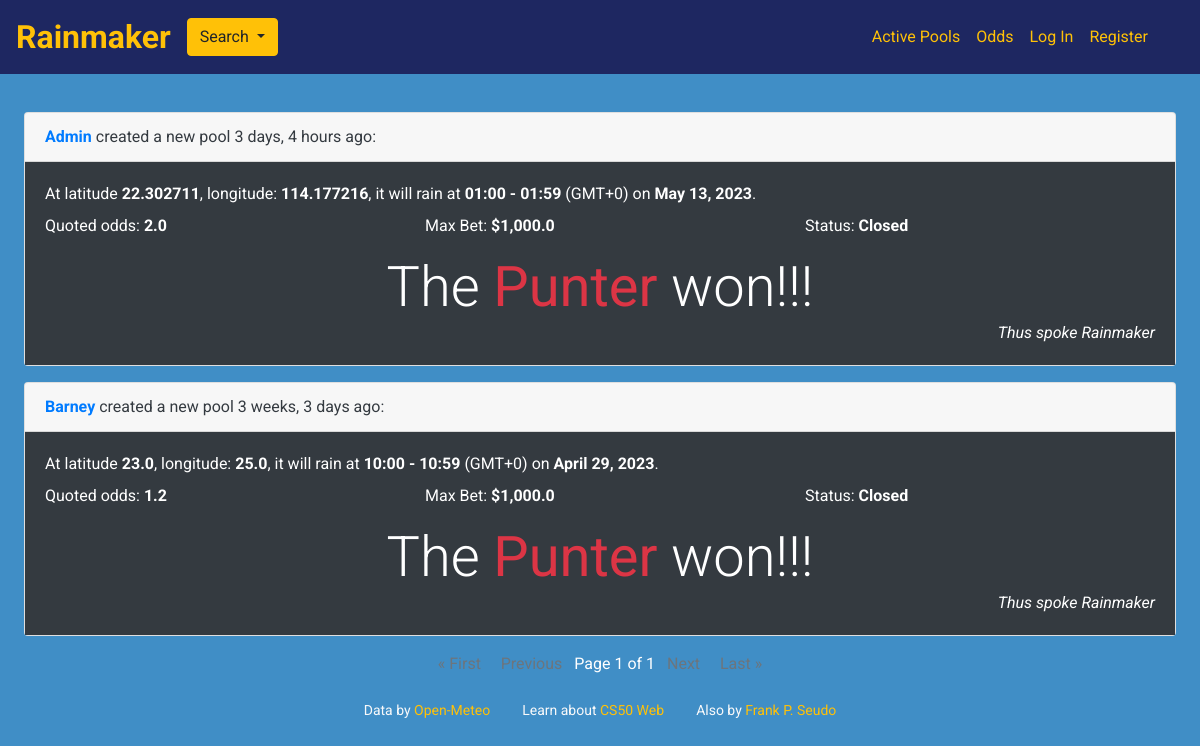
The page / on the database its author committed.
### gambling/models.py (models this page shows, shortened)
class Pool(models.Model):
    house = models.ForeignKey(User, on_delete=models.CASCADE)
    odds = models.FloatField()
    long = models.FloatField()
    lat = models.FloatField()
    date = models.DateField()
    hour = models.IntegerField()
    max_bet = models.FloatField()
    active = models.BooleanField(default=True)
    winner = models.CharField(max_length=6, choices=WINNERS, null=True, blank=True)
    timestamp = models.DateTimeField(default=datetime.datetime.now)
    keyword = models.CharField(max_length=500, null=True, blank=True)

class User(AbstractUser):
    balance = models.FloatField(default=0)
    pass

### gambling/views.py (the view)
# urls.py: path("", views.index, name="index"),
def index(request):
    pools = Pool.objects.all()
    return renderIndex(request, pools, TIME_SLOTS)

### gambling/helpers.py (called while the page is built, shortened)
def sortAndProcess(request, pools, TIME_SLOTS):
    pools = sorted(pools, key=lambda pool: pool.timestamp, reverse=True)
    if pools:
        for pool in pools:
            if pool.hour > 0:
                pool.timeslot = TIME_SLOTS[pool.hour-1][1]
            else:
                pool.timeslot = TIME_SLOTS[23][1]
    return pools

def renderIndex(request, pools, TIME_SLOTS):
    pools = sortAndProcess(request, pools, TIME_SLOTS)
    paginator = Paginator(pools, 5)
    page_number = request.GET.get('page')
    if page_number is None:
        page_number = 1
    pools = paginator.get_page(page_number)
    return render(request, "gambling/index.html", {
        "pools": pools,
    })

### gambling/templates/gambling/index.html (shortened to what this page needs)
{% extends "gambling/layout.html" %}
{% load humanize %}
{% block body %}
  {% for pool in pools %}
  <div class="card mb-3 text-dark">
      <p class="card-header"><span class="text-primary font-weight-bold">{{ pool.house }}</span> created a new pool {{ pool.timestamp | naturaltime}}:</p>
      <div class="card-body {% if pool.active %}bg-white text-dark{% else %}bg-dark text-white{% endif %}" id="card-{{ pool.id }}">
          <div class="card-text mb-2">At latitude <span class="font-weight-bold">{{ pool.lat}}</span>, longitude: <span class="font-weight-bold">{{ pool.long }}</span>, it will rain at <span class="font-weight-bold">{{ pool.timeslot}}</span> (GMT+0) on <span class="font-weight-bold">{{ pool.date}}</span>.</div>
          <div class="row">
            <div class="col-4">Quoted odds: <span class="font-weight-bold">{{ pool.odds }}</span></div>
            <div class="col-4">Max Bet: <span class="font-weight-bold">${{ pool.max_bet |intcomma }}</span></div>
            <div class="col-4">Status: <span data-status="{{ pool.active }}" data-lat="{{ pool.lat }}" data-long="{{ pool.long }}" data-date="{{ pool.date }}" data-hour="{{ pool.hour }}" data-pool="{{ pool.id }}" class="font-weight-bold pool-status" id="span-{{ pool.id }}">{% if pool.active %}Open{% else %}Closed{% endif %}</span></div>
          </div>
          <div class="d-flex justify-content-between pt-2">
          </div>
          {% if pool.winner %}
            <div class="">
              <p class='display-4 mt-2 mb-0 text-center'>The <strong class='text-danger'>{{ pool.winner }}</strong> won!!!</p>
              <p class="text-right m-0 font-italic">Thus spoke Rainmaker</p>
            </div>
          {% endif %}
    </div>
  </div>
  {% empty %}
    <p class="display-4 text-center">No pools were found.</p>
  {% endfor %}
  {% if pools %}
  <div class="pagination justify-content-center">
      <span class="step-links">
          <a {% if pools.has_previous %} class="text-warning" href="?page=1" {% else %} class="text-muted disabled-link" {% endif %}>&laquo; First </a>
          <span>&nbsp; &nbsp;</span>
          <a {% if pools.has_previous %} class="text-warning" href="?page={{ pools.previous_page_number }}" {% else %} class="text-muted disabled-link" {% endif %}>Previous</a>
          <span class="current mx-2">
              Page {{ pools.number }} of {{ pools.paginator.num_pages }}
          </span>
          <a {% if pools.has_next %} class="text-warning" href="?page={{ pools.next_page_number }}" {% else %} class="text-muted disabled-link" {% endif %}>Next</a>
          <span>&nbsp; &nbsp;</span>
          <a {% if pools.has_next %} class="text-warning" href="?page={{ pools.paginator.num_pages }}" {% else %} class="text-muted disabled-link" {% endif %}> Last &raquo;</a>
      </span>
  </div>
  {% endif %}
{% endblock %}

### gambling/templates/gambling/layout.html (shortened to what this page needs)
{% load static %}
<!DOCTYPE html>
<html lang="en">
    <head>
        <link rel="stylesheet" href="https://cdn.jsdelivr.net/npm/bootstrap@4.6.2/dist/css/bootstrap.min.css">
    </head>
    <body>
        <nav class="navbar navbar-expand-md navbar-dark navbar-custom mb-3 text-light fixed-top">
            <div class="container px-0 mx-0">
                <a href="{% url 'index' %}" class="navbar-brand font-weight-bold brand-font text-warning">Rainmaker</a>
                <div class="collapse navbar-collapse" id="navbarNavDropdown">
                    <div class="dropdown">
                        <button class="btn btn-warning dropdown-toggle" type="button" id="dropdownMenuButton" data-toggle="dropdown" aria-haspopup="true" aria-expanded="false">
                          Search
                        </button>
                    </div>
                    <ul class="navbar-nav ml-auto">
                        <li class="nav-item">
                        <a class="nav-link text-warning" href="{% url 'active' %}">Active Pools</a>
                        </li>
                        <li class="nav-item">
                            <a class="nav-link text-warning" href="{% url 'odds' %}">Odds</a>
                        </li>
                        {% if user.is_authenticated %}
                            <li class="nav-item">
                                <a class="nav-link text-warning" href="{% url 'profile' %}">My Profile</a>
                            </li>
                            <li class="nav-item">
                                <a class="nav-link text-warning" href="{% url 'watchlist' %}"><span id="watch-count" class="badge badge-primary align-text-top">{{ user.watchings }}</span> Watchlist</a>
                            </li>
                            <li class="nav-item">
                                <a class="nav-link text-warning" href="{% url 'logout' %}">Log Out</a>
                            </li>
                        {% else %}
                            <li class="nav-item">
                                <a class="nav-link text-warning" href="{% url 'login' %}">Log In</a>
                            </li>
                            <li class="nav-item">
                                <a class="nav-link text-warning" href="{% url 'register' %}">Register</a>
                            </li>
                        {% endif %}
                    </ul>
                </div>
            </div>
        </nav>
        <main class="m-4">
            {% block body %}
            {% endblock %}
        </main>
        <footer class="mb-3 small d-flex justify-content-center text-light">
            <div class="mx-3">Data by <a href="https://open-meteo.com/" target="_blank"><span class="text-warning">Open-Meteo</span></a></div>
            <div class="mx-3">Learn about <a href="https://www.edx.org/course/cs50s-web-programming-with-python-and-javascript" target="_blank" class="text-warning">CS50 Web</a></div>
            <div class="mx-3">Also by <a href="https://frankpseudo.com/" target="_blank" class="text-warning">Frank P. Seudo</a></div>
        </footer>
    </body>
</html>

### gambling/templates/gambling/layout.html (style rules this page uses)
body { background-color: #408EC6; color: white; font-family: 'Roboto', sans-serif; padding-top: 5.5rem; }
.navbar-custom { background-color: #1E2761; }
.disabled-link { pointer-events: none; }
.brand-font { font-size: xx-large; }

### rows shown on the page
Pool: house "Admin", timestamp "3 days, 4 hours ago", lat "22.302711", long "114.177216", timeslot "01:00 - 01:59", date "May 13, 2023", odds "2.0", max_bet "1,000.0", active "Closed", winner "Punter"
Pool: house "Barney", timestamp "3 weeks, 3 days ago", lat "23.0", long "25.0", timeslot "10:00 - 10:59", date "April 29, 2023", odds "1.2", max_bet "1,000.0", active "Closed", winner "Punter"

### other values the page prints
{{ pools.number }} "1"
{{ pools.paginator.num_pages }} "1"
